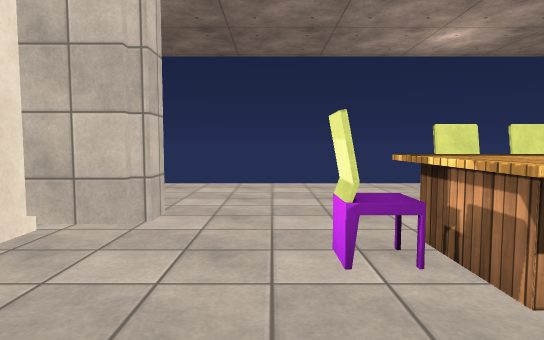
view 1 (above)

17 first-person views from a walk through a Unity game level. The camera is 1.2 m above the floor, tilts 4° down and sees 75° across. The floor is counted in squares, 1 m on a side. Each view is taken from the middle of a square. On the plan, view 1 faces up. The plan holds only what a view shows up to about 14 squares ahead; the rest is blank. The place goes on beyond the plan. The player character is not drawn. Surface patterns are stand-ins for the level's own textures.

view 2
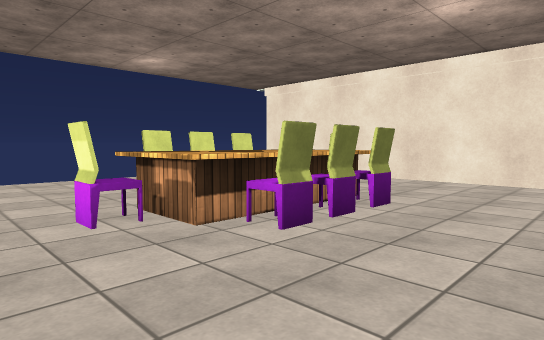

view 3
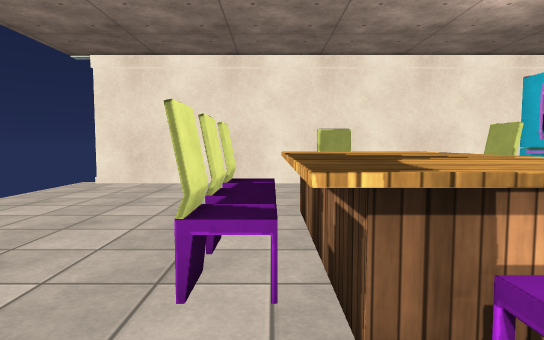

view 4
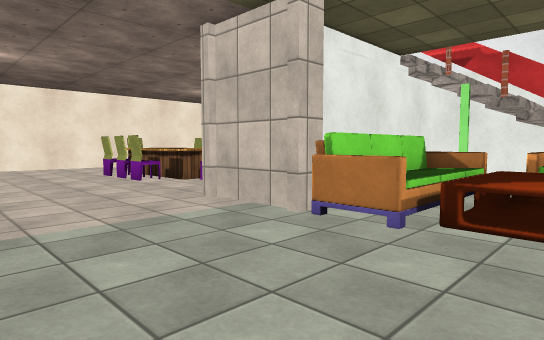

view 5
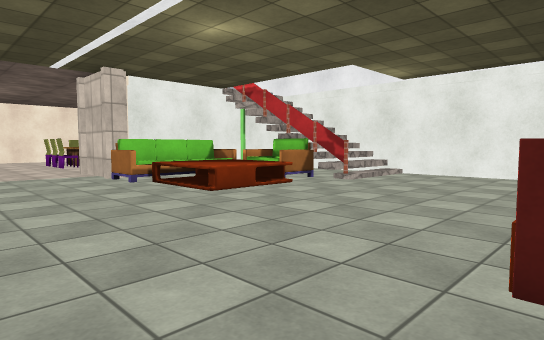

view 6
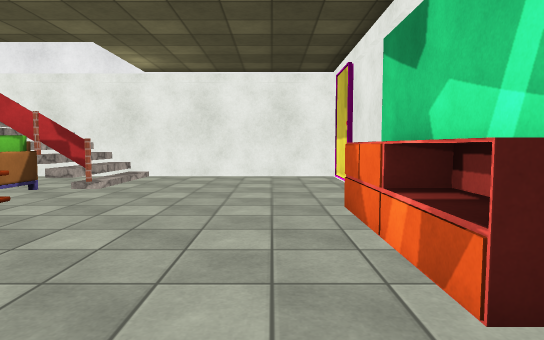

view 7
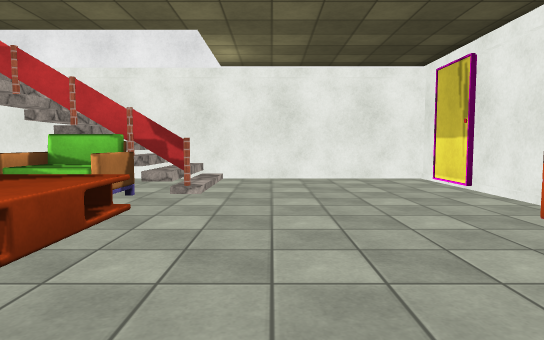

view 8
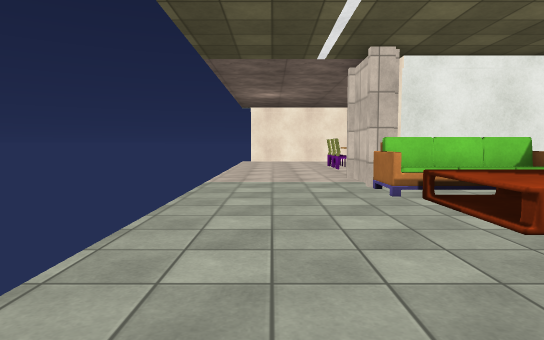

view 9
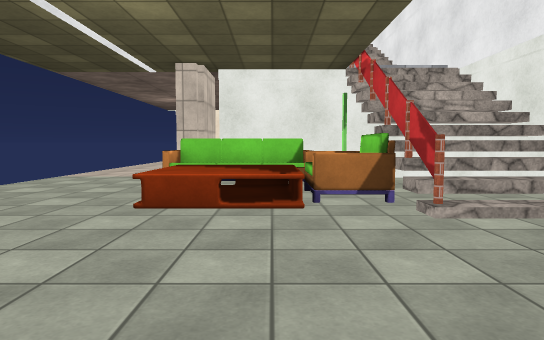

view 10
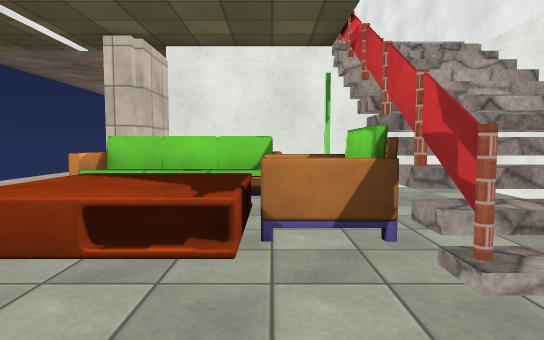

view 11
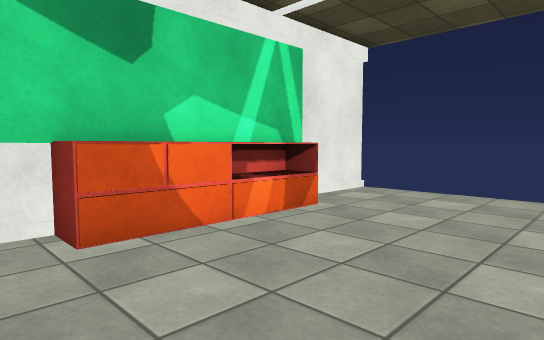

view 12
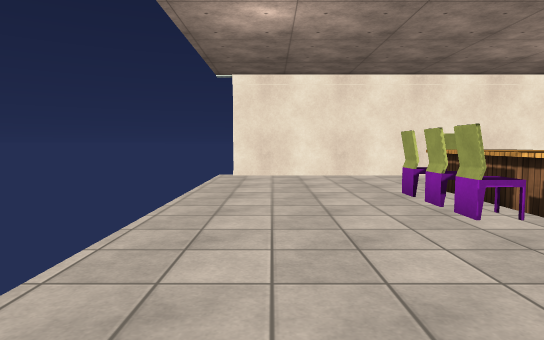

view 13
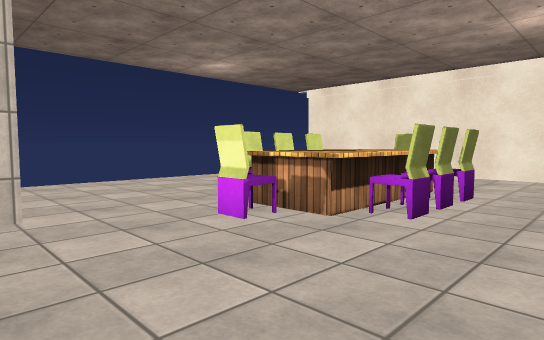

view 14
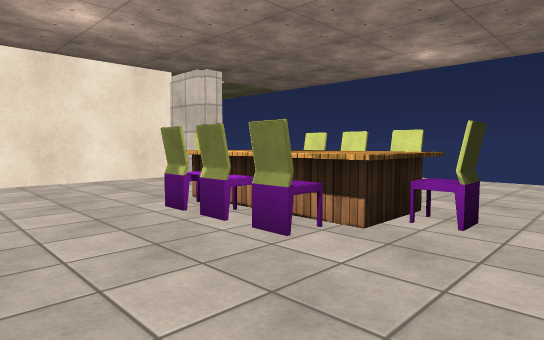

view 15
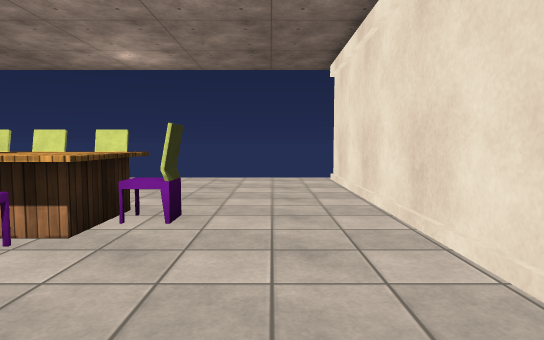

view 16
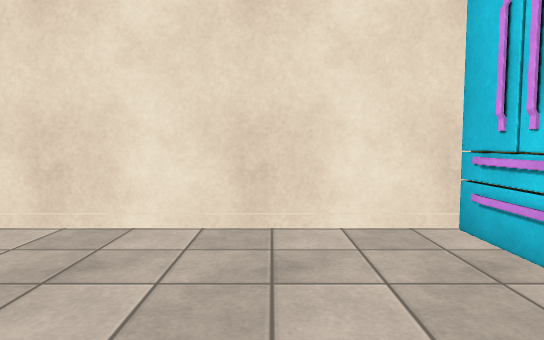

view 17
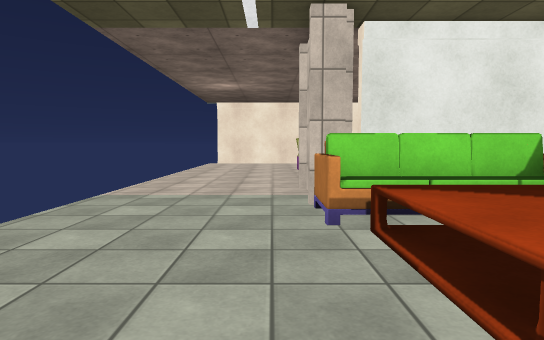

### Floor plan
Key: @ floor where view 1 was taken; # wall or solid block; x gap in a wall; . main floor; : floor 8.25 m higher than the main floor; / step, stairs or slope; = window, fence, low wall or low ledge; O other object.
Columns run from 19 left of view 1 to 12 right of it. Each row starts with its distance up from view 1.
 11 x//////////////////////////////#
 10 #.............................##
  9 #.............................#
  8 #.............................#
  7  O............................#
  6  O..........OO####....OO.O....#
  5  O.......OOOOOO#.....OOOOO....#
  4  O.......OOOOOO#....OOOOOOO...#
  3 ##.......OOOOOO#.....OOOOO....#
  2 #.........OO OO#.....OOOOO....#
  1 #.........O#   #..............#
  0 #......./x##=###...@..........#
 -1 ##......////////..............#
 -2 ##......////////  /  // // //.#
 -3 #.......////////            ::O
 -4 ####################

Positions as (right, up) in squares from view 1, and headings:
1: (0, 0), facing up
2: (-1, -2), facing up-right
3: (0, 5), facing right
4: (-9, 11), facing down-right
5: (-18, 11), facing down-right
6: (-16, 10), facing down
7: (-13, 9), facing down
8: (-15, 9), facing right
9: (-17, 3), facing right
10: (-14, 2), facing right
11: (-13, 2), facing up-left
12: (-3, 9), facing right
13: (-3, -1), facing up-right
14: (9, -2), facing up-left
15: (9, -2), facing up
16: (6, 0), facing right
17: (-12, 7), facing right
